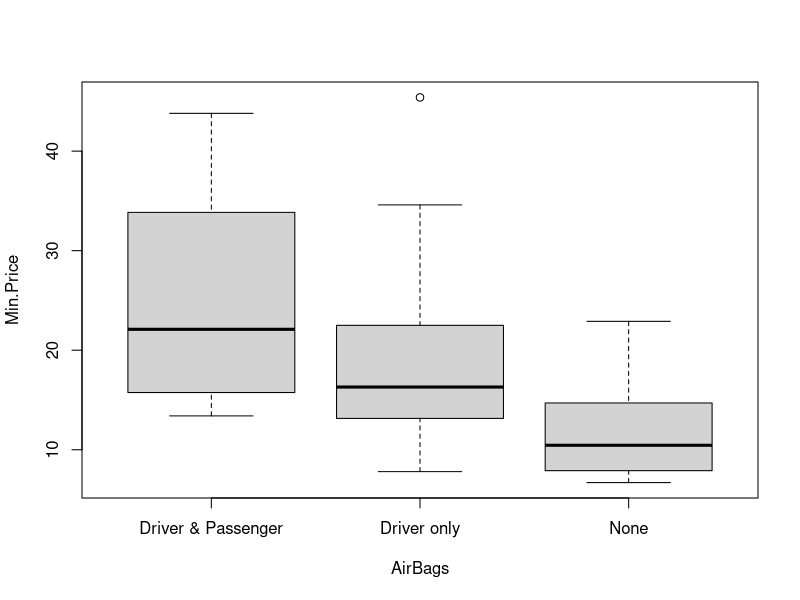
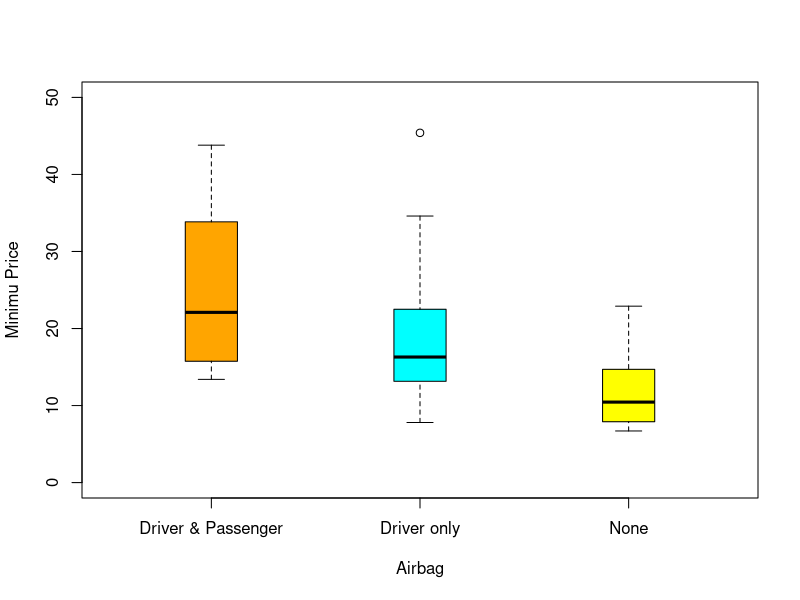
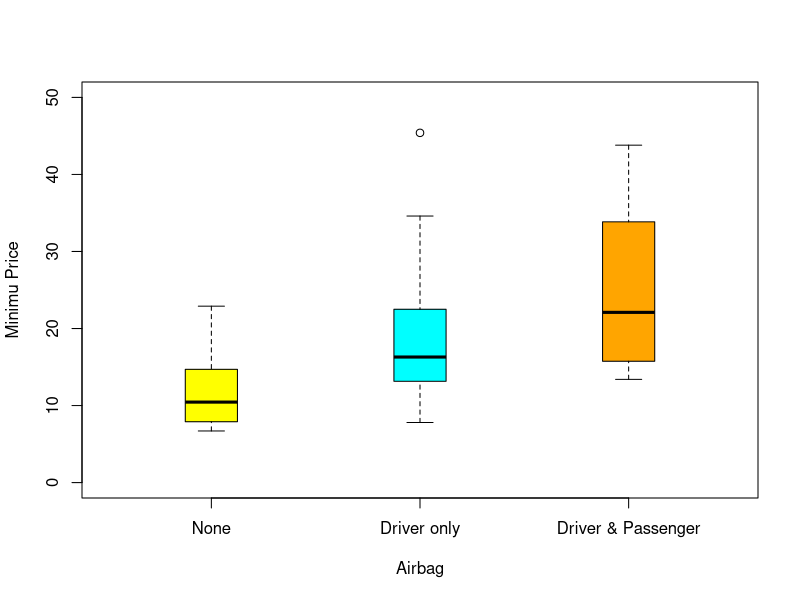

Here is the R script that generated these plots, in order: (Note: this script raises an error after producing the figures.)
#그래픽스1
#단변수 범주형 자료와 단변수 연속형 자료의 표현

library(MASS)
head(Cars93) 
#상자그림 
#IQR (q3 - q1) = (q1-1.15*IQR,q1+1.15*IQR)로 구할 수 있음
# minprice 가격 : 연속형 자료
# ~ Airbags의 모든 범주의 구분하여 보여줘라
boxplot(Min.Price~AirBags, data=Cars93)

#driver only그룹 분포 출력하기 
#subset(부분집합)
#airbags에서 driver only만 뽑아내서 주요 통계량을 보여줘 
summary(subset(Cars93, AirBags=="Driver only")$Min.Price)

#색상지정
#ylim : c(최소, 최대) 범위

boxplot(Min.Price~AirBags, data=Cars93, 
        names=c("Driver & Passenger","Driver only","None"),
        col=c("orange","cyan","yellow"), 
        ylab="Minimu Price", xlab="Airbag", 
        ylim=c(0,50), boxwex =0.25)


#상자그림 역순
#상자 그림 순서는 변수 그룹의 알파벳 순서
#at = c(3,2,1)와 같이 순서 지정
#names : 각 박스플롯의 이름들
#boxwex : 모든 박스들의 가로 크기
boxplot(Min.Price~AirBags, data=Cars93, 
        names=c("Driver & Passenger","Driver only","None"),
        col=c("orange","cyan","yellow"),
        at=c(3,2,1),
        ylab="Minimu Price", xlab="Airbag", 
        ylim=c(0,50), boxwex =0.25)

#상자그림과 실제 자료의 데이터 값까지 확인 가능
#qplot이라는 함수에서 그룹변수와 y변수를 순서대로 지정
#geom =c(boxplot, jitter) 옵션을 통해서 상자그림 생성
#jitter는 실제 데이터를 상자위에 뿌려줌
#fill=airbags 옵션은 airbags 그룹별로 상자그림의 색을 자동으로 다르게 지정
#alpha = i(.2)는 상자의 투명도

head(Cars93)

#qplot으로 상자그림 그리기
qplot(AirBags, Min.Price, data=Cars93, 
      geom = c("boxplot","jitter"),
      fill=AirBags,
      ylab="Minimum Price", xlab="Airbags", alpha=I(.2))


#ggplot를 활용하여 상자그림 그리기
#ggplot(data) + geom_boxplot()
#aes() : 매핑할 변수 넣음. 
#예: aes(변수1, 변수2)라고 하면 x축을 변수1, y축을 변수 2
#aes(color = 변수3)이면 변수 3값의 기반으로 색상 설정
#scale_fill_viridis_d() : 색상 척도 함수
#부가적인 옵션을 +을 통해 추가할 수 있다
p <- ggplot(Cars93, aes(x = AirBags, y=Min.Price)) + 
  geom_boxplot(aes(fill=AirBags))+ scale_fill_viridis_d()

#상자의 주석을 생략하고 싶으면 option으로 theme(lenged.postion="none")추가
p + theme(legend.position = "none")+xlab("AirBags") + ylab("Minimu Price")